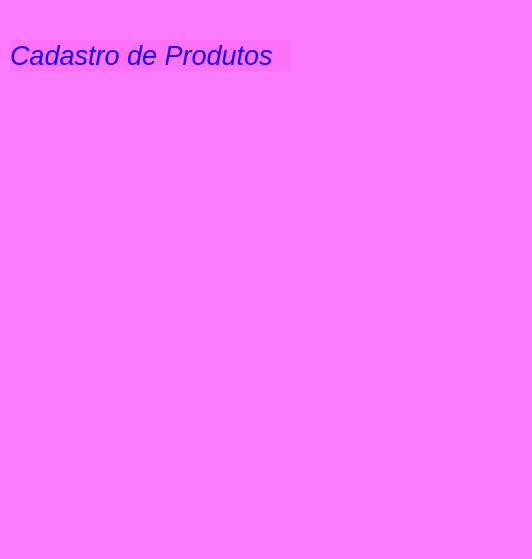
<?xml version="1.0" encoding="UTF-8"?>
<ui version="4.0">
 <class>MainWindow</class>
 <widget class="QMainWindow" name="MainWindow">
  <property name="geometry">
   <rect>
    <x>0</x>
    <y>0</y>
    <width>532</width>
    <height>559</height>
   </rect>
  </property>
  <property name="windowTitle">
   <string>MainWindow</string>
  </property>
  <property name="styleSheet">
   <string notr="true">background-color: rgb(251, 124, 255);
color: rgb(255, 6, 201);
alternate-background-color: rgb(255, 11, 56);</string>
  </property>
  <widget class="QWidget" name="centralwidget">
   <widget class="QLabel" name="label">
    <property name="geometry">
     <rect>
      <x>10</x>
      <y>40</y>
      <width>281</width>
      <height>31</height>
     </rect>
    </property>
    <property name="font">
     <font>
      <pointsize>20</pointsize>
      <italic>true</italic>
      <underline>false</underline>
      <strikeout>false</strikeout>
      <kerning>true</kerning>
     </font>
    </property>
    <property name="styleSheet">
     <string notr="true">color: rgb(29, 8, 255);
background-color: rgb(255, 114, 248);</string>
    </property>
    <property name="text">
     <string>Cadastro de Produtos</string>
    </property>
   </widget>
  </widget>
  <widget class="QMenuBar" name="menubar">
   <property name="geometry">
    <rect>
     <x>0</x>
     <y>0</y>
     <width>532</width>
     <height>21</height>
    </rect>
   </property>
  </widget>
  <widget class="QStatusBar" name="statusbar"/>
 </widget>
 <resources/>
 <connections/>
</ui>
